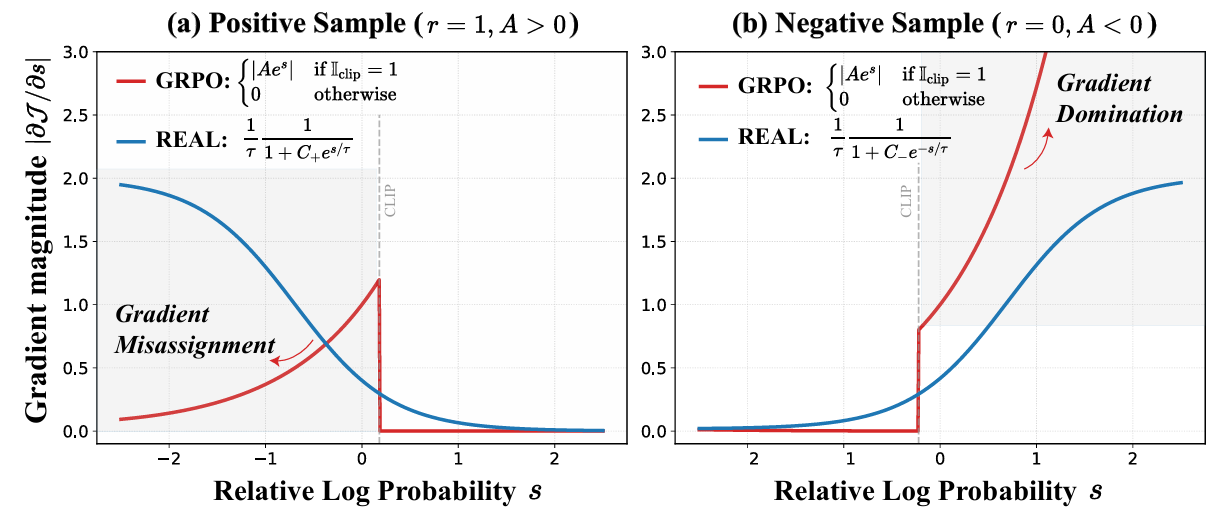
#> input picture docs/resources/real.png, 1232 x 518 px
$ python -i converted_dataset_audit_collector.py   (imports and definitions only)
#> lines starting #> are read from the running program, lines starting #| are printed output that depends on the picture
#!/usr/bin/env python3
"""Audit converted ms-swift datasets and collect deterministic row samples."""

from __future__ import annotations

import argparse
import concurrent.futures
import hashlib
import heapq
import json
import os
import re
import shutil
import subprocess
import sys
import time
from collections import Counter, defaultdict
from datetime import datetime, timezone
from pathlib import Path
from typing import Any, Iterable
from urllib.parse import urlparse, urlsplit, urlunsplit

from PIL import Image, ImageDraw


DEFAULT_MANIFEST = Path(
    "/mnt/luojunkun/stage1/dataset_ms-swift/curated_dataset_entrypoints.json"
)
DEFAULT_OUTPUT = Path("/mnt/workspace/converted-dataset-audit-20260810")
CONVERTED_ROOT = Path("/mnt/luojunkun/stage1/dataset_ms-swift")
TARGET_ROWS = 100
CANDIDATE_ROWS = 400
BASE_SEED = 20260810
CHUNK_SIZE = 8 * 1024 * 1024
MAX_MEDIA_PRESENCE_CHECKS = 0
REMOTE_SCHEMES = {"http", "https", "s3", "gs", "oss"}
PLACEHOLDERS = {"images": "<image>", "videos": "<video>", "audios": "<audio>"}

DISPLAY_NAMES = {
    "ai2d": "AI2D",
    "chartqa": "ChartQA",
    "gqa": "GQA",
    "textvqa": "TextVQA",
    "visualgenome-qa": "VisualGenome-QA",
    "visualgenome-regions": "VisualGenome-Regions",
    "vlm-r1": "VLM-R1",
    "vqav2": "VQAv2",
    "robo2vlm": "Robo2VLM",
    "robovqa": "RoboVQA",
    "spatialvlm": "SpatialVLM",
    "molmo2-video-capqa": "Molmo2-VideoCapQA",
    "molmo2-video-point": "Molmo2-VideoPoint",
    "molmo2-video-subtitleqa": "Molmo2-VideoSubtitleQA",
    "molmo2-video-track": "Molmo2-VideoTrack",
    "pixmo-cap": "PixMo-Cap",
    "pixmo-points": "PixMo-Points",
    "llava": "LLaVA-Instruct",
    "coco": "COCO",
}

TASK_TYPES = {
    "ai2d": "diagram understanding / description",
    "chartqa": "chart VQA",
    "gqa": "compositional VQA",
    "textvqa": "scene-text VQA",
    "visualgenome-qa": "short-answer VQA",
    "visualgenome-regions": "region description / grounding text",
    "vlm-r1": "grounding",
    "vqav2": "general VQA",
    "robo2vlm": "embodied multiple-choice VQA",
    "robovqa": "embodied video QA",
    "spatialvlm": "spatial VQA / grounding",
    "molmo2-video-capqa": "video VQA / caption QA",
    "molmo2-video-point": "video pointing",
    "molmo2-video-subtitleqa": "video subtitle QA",
    "molmo2-video-track": "video tracking",
    "pixmo-cap": "long description",
    "pixmo-points": "pointing / counting",
    "llava": "mixed instruction tuning",
    "coco": "multi-label image classification / caption-style instruction",
}


def utc_now() -> str:
    return datetime.now(timezone.utc).isoformat()


# [72 lines left out: functions atomic_json, write_jsonl, safe_value, field_type, load_manifest, enabled_configs, not called in this run]


def as_paths(value: Any) -> list[Path]:
    values = value if isinstance(value, list) else [value]
    return [Path(item).expanduser().resolve() for item in values if item]


# [72 lines left out: functions dataset_inputs, metadata_row, metadata_digest, text_from_content, message_preview, normalize_media, not called in this run]


def is_remote(reference: str) -> bool:
    return urlparse(reference).scheme.lower() in REMOTE_SCHEMES


# [136 lines left out: functions canonical_http_url, pixmo_downloaded_path, resolve_reference, placeholder_count, validate_objects, validate_row, not called in this run]


def candidate_priority(seed: int, path: Path, line_number: int) -> int:
    payload = f"{seed}\0{path}\0{line_number}".encode("utf-8")
    return int.from_bytes(hashlib.sha256(payload).digest()[:16], "big")


# [587 lines left out: functions push_candidate, inspect_manifest, scan_dataset, audit_media_population, archive_metadata_reports, copy_image and 5 more, not called in this run]


def ffprobe_video(source: Path) -> dict[str, Any]:
    command = [
        "ffprobe",
        "-v",
        "error",
        "-show_entries",
        "format=duration,size,format_name:stream=index,codec_type,codec_name,width,height,avg_frame_rate",
        "-of",
        "json",
        str(source),
    ]
    completed = subprocess.run(command, capture_output=True, text=True, timeout=60, check=True)
    return json.loads(completed.stdout)


TRACK_POINT_RE = re.compile(
    r"(?:Object\s+(?P<object>\d+),\s*)?frame\s+(?P<frame>\d+)\s*(?:\((?P<time>[0-9.]+)s\))?\s*:\s*"
    r"\[(?P<x>-?\d+(?:\.\d+)?),\s*(?P<y>-?\d+(?:\.\d+)?)\]",
    re.IGNORECASE,
)


# [598 lines left out: functions parse_video_track_points, representative_video_points, render_video_gt_overlay, video_preview, archive_samples, excluded_inventory and 4 more, not called in this run]


# [5 lines not run here, left out]

>>> import cv2
>>> picture = cv2.imread('../../../docs/resources/real.png', cv2.IMREAD_GRAYSCALE)
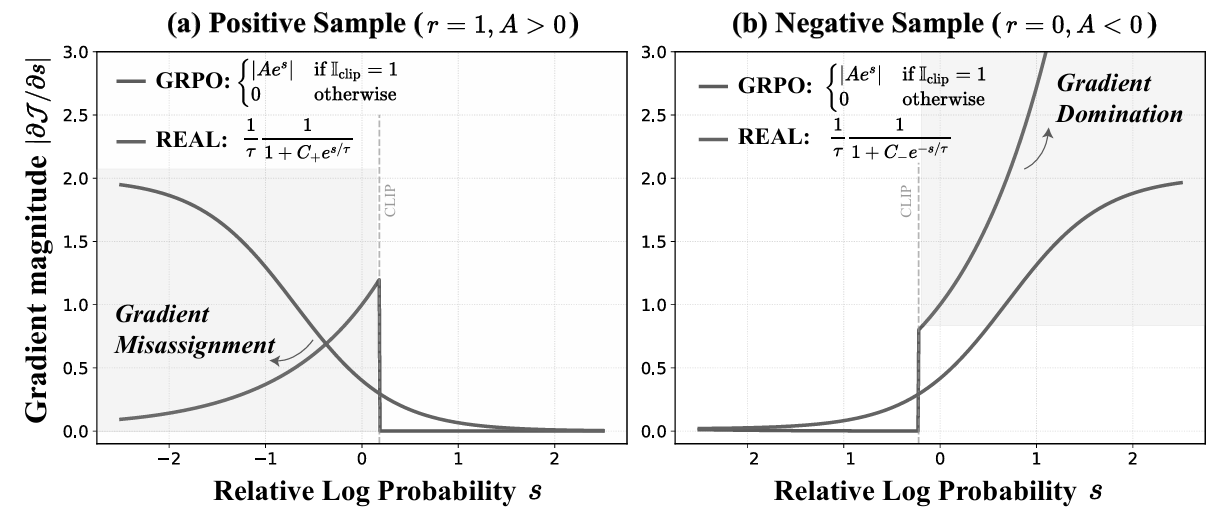
#> picture: shape (518, 1232); min 0, max 255, mean 239.3
#> (the run stopped early here; a loop or call above may not have finished)

$ run again, on docs/resources/asyncengine.png
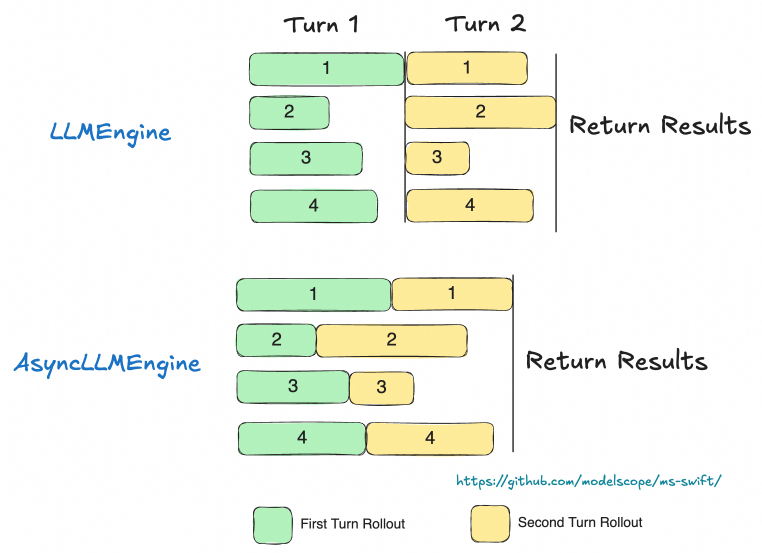
#> input picture docs/resources/asyncengine.png, 1524 x 1106 px (shown at 1/2 size)
#> `picture = cv2.imread('../../../docs/resources/real.png', cv2.IMREAD_GR..`:
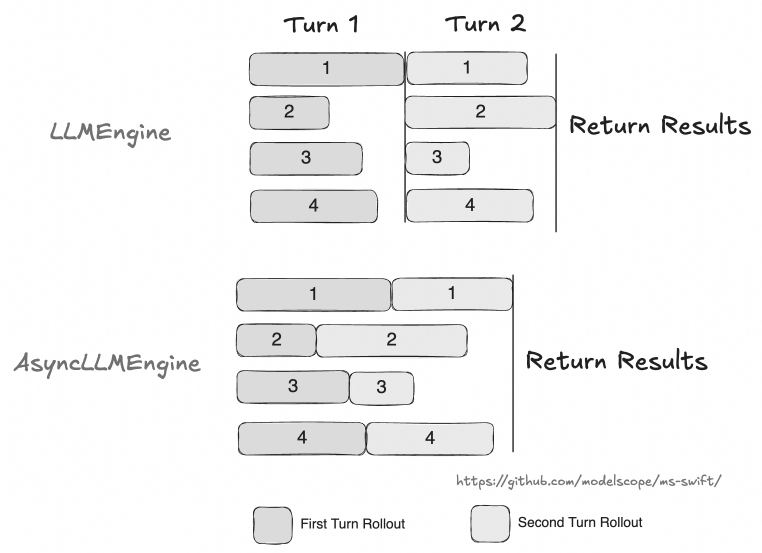
#> picture: shape (1106, 1524) (shown at 1/2 size); min 30, max 255, mean 244.4

$ run again, on docs/resources/deepeyes.png
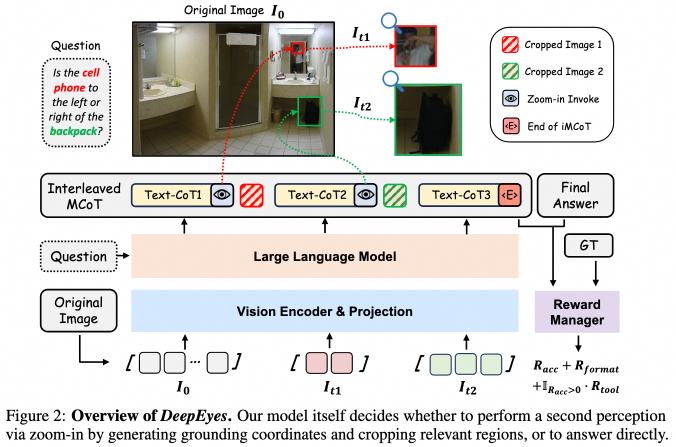
#> input picture docs/resources/deepeyes.png, 1352 x 894 px (shown at 1/2 size)
#> `picture = cv2.imread('../../../docs/resources/real.png', cv2.IMREAD_GR..`:
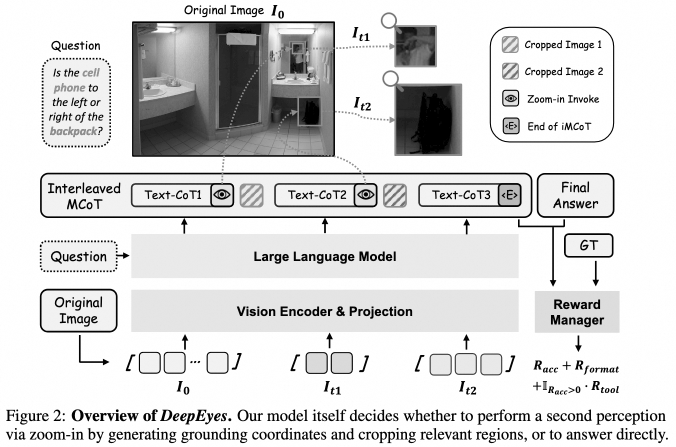
#> picture: shape (894, 1352) (shown at 1/2 size); min 0, max 255, mean 217.3
